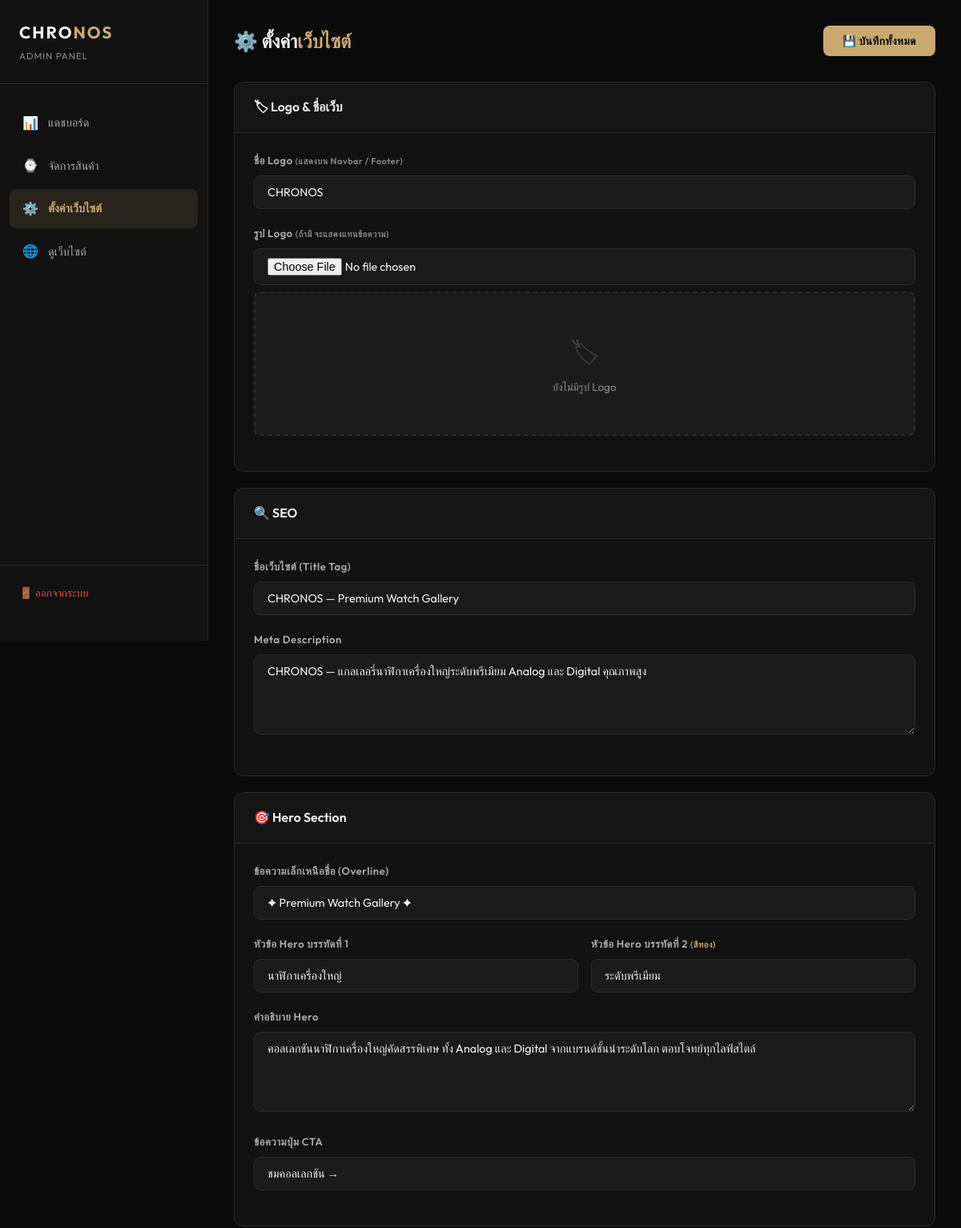
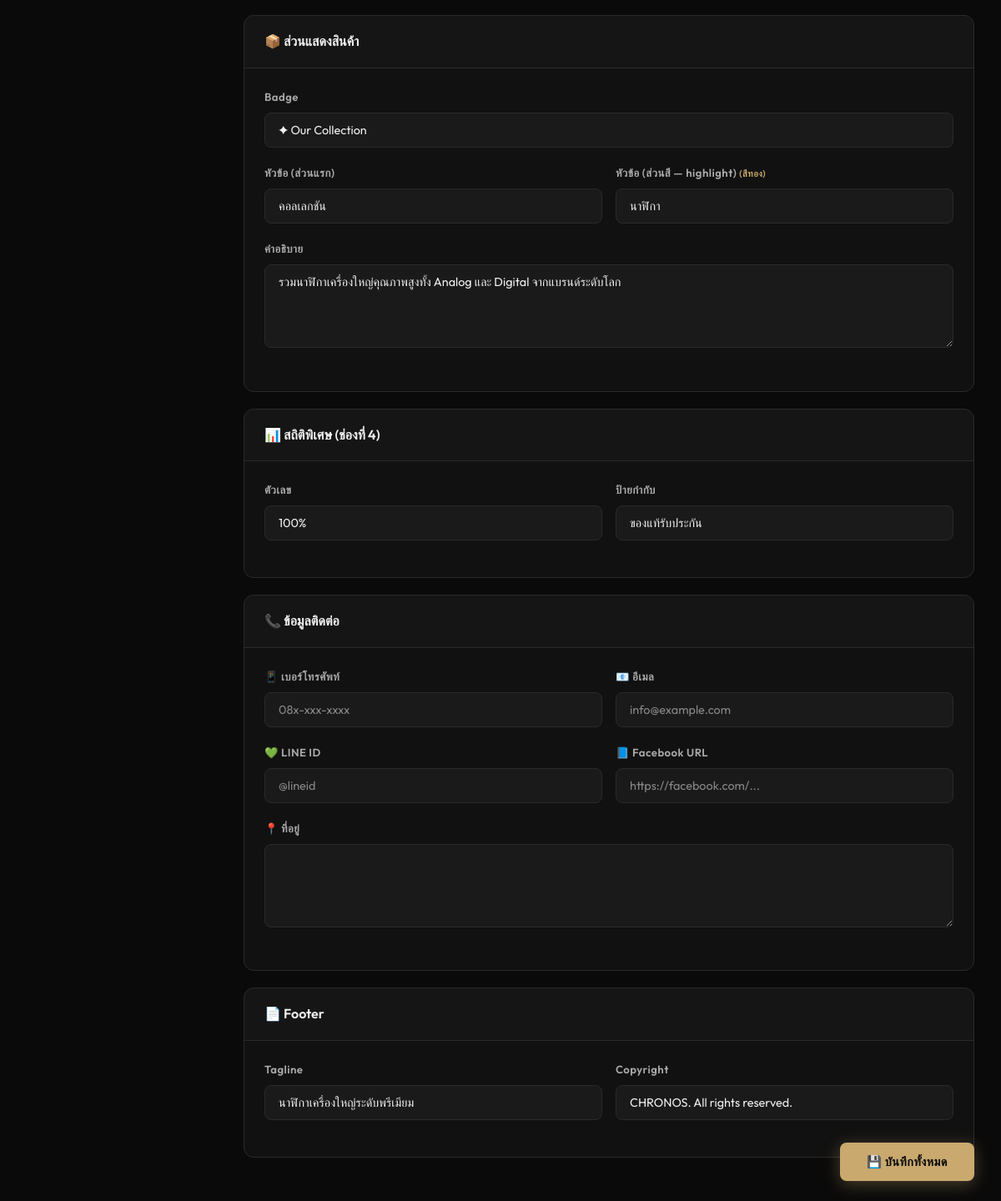
Page /admin/settings.php (signed in) on the committed database (2 pictures, top to bottom).
### tables this page shows
CREATE TABLE `site_settings` (
    `id` INT AUTO_INCREMENT PRIMARY KEY,
    `setting_key` VARCHAR(100) NOT NULL UNIQUE,
    `setting_value` TEXT,
    `setting_type` ENUM('text','image','textarea') NOT NULL DEFAULT 'text',
    `setting_group` VARCHAR(50) NOT NULL DEFAULT 'general',
    `setting_label` VARCHAR(255) NOT NULL DEFAULT '',
    `updated_at` TIMESTAMP DEFAULT CURRENT_TIMESTAMP ON UPDATE CURRENT_TIMESTAMP
);

### admin/settings.php (the view, shortened to what this page needs)
<?php
$db = getDB();
$settings = [];
$rows = $db->query("SELECT * FROM site_settings ORDER BY id ASC")->fetchAll();
foreach ($rows as $row) {
    $settings[$row['setting_key']] = $row;
}
function val($settings, $key) {
    return htmlspecialchars($settings[$key]['setting_value'] ?? '');
}
?>
<!DOCTYPE html>
<html lang="th">
<head>
    <link rel="stylesheet" href="css/admin.css">
</head>
<body>
<div class="admin-layout">
    <aside class="sidebar">
        <div class="sidebar-brand">
            <h1>CHRO<span>NOS</span></h1>
            <p>Admin Panel</p>
        </div>
        <nav class="sidebar-nav">
            <a href="index.php">
                <span class="nav-icon">📊</span> แดชบอร์ด
            </a>
            <a href="products.php">
                <span class="nav-icon">⌚</span> จัดการสินค้า
            </a>
            <a href="settings.php" class="active">
                <span class="nav-icon">⚙️</span> ตั้งค่าเว็บไซต์
            </a>
            <a href="../" target="_blank">
                <span class="nav-icon">🌐</span> ดูเว็บไซต์
            </a>
        </nav>
        <div class="sidebar-footer">
            <a href="logout.php">🚪 ออกจากระบบ</a>
        </div>
    </aside>
    <main class="main-content">
        <div class="page-header">
            <h1 class="page-title">⚙️ ตั้งค่า<span>เว็บไซต์</span></h1>
            <button class="btn btn-primary" onclick="saveAllSettings()" id="saveBtn">💾 บันทึกทั้งหมด</button>
        </div>
        <form id="settingsForm" enctype="multipart/form-data">
            <div class="settings-section">
                <div class="settings-section-header">
                    <h3>🏷 Logo & ชื่อเว็บ</h3>
                </div>
                <div class="settings-section-body">
                    <div class="form-group">
                        <label>ชื่อ Logo <small style="color:var(--gray);">(แสดงบน Navbar / Footer)</small></label>
                        <input type="text" name="logo_text" class="form-control" value="<?= val($settings, 'logo_text') ?>" placeholder="CHRONOS">
                    </div>
                    <div class="form-group">
                        <label>รูป Logo <small style="color:var(--gray);">(ถ้ามี จะแสดงแทนข้อความ)</small></label>
                        <input type="file" name="logo_image" class="form-control" accept="image/*" onchange="previewLogo(this)">
                        <div class="image-preview-box" id="logoPreview">
                            <?php
                            $logoImg = $settings['logo_image']['setting_value'] ?? '';
                            if ($logoImg && file_exists(UPLOAD_DIR . $logoImg)):
                            ?>
                                <img src="../uploads/products/<?= htmlspecialchars($logoImg) ?>" alt="Logo">
                                <button type="button" class="remove-img-btn" onclick="removeLogo()">✕ ลบรูป</button>
                            <?php else: ?>
                                <div class="preview-placeholder"><span>🏷</span><p>ยังไม่มีรูป Logo</p></div>
                            <?php endif; ?>
                        </div>
                    </div>
                </div>
            </div>
            <div class="settings-section">
                <div class="settings-section-header">
                    <h3>🔍 SEO</h3>
                </div>
                <div class="settings-section-body">
                    <div class="form-group">
                        <label>ชื่อเว็บไซต์ (Title Tag)</label>
                        <input type="text" name="site_title" class="form-control" value="<?= val($settings, 'site_title') ?>">
                    </div>
                    <div class="form-group">
                        <label>Meta Description</label>
                        <textarea name="meta_description" class="form-control"><?= val($settings, 'meta_description') ?></textarea>
                    </div>
                </div>
            </div>
            <div class="settings-section">
                <div class="settings-section-header">
                    <h3>🎯 Hero Section</h3>
                </div>
                <div class="settings-section-body">
                    <div class="form-group">
                        <label>ข้อความเล็กเหนือชื่อ (Overline)</label>
                        <input type="text" name="hero_overline" class="form-control" value="<?= val($settings, 'hero_overline') ?>">
                    </div>
                    <div class="form-row">
                        <div class="form-group">
                            <label>หัวข้อ Hero บรรทัดที่ 1</label>
                            <input type="text" name="hero_title_1" class="form-control" value="<?= val($settings, 'hero_title_1') ?>">
                        </div>
                        <div class="form-group">
                            <label>หัวข้อ Hero บรรทัดที่ 2 <small style="color:var(--gold);">(สีทอง)</small></label>
                            <input type="text" name="hero_title_2" class="form-control" value="<?= val($settings, 'hero_title_2') ?>">
                        </div>
                    </div>
                    <div class="form-group">
                        <label>คำอธิบาย Hero</label>
                        <textarea name="hero_desc" class="form-control"><?= val($settings, 'hero_desc') ?></textarea>
                    </div>
                    <div class="form-group">
                        <label>ข้อความปุ่ม CTA</label>
                        <input type="text" name="hero_cta_text" class="form-control" value="<?= val($settings, 'hero_cta_text') ?>">
                    </div>
                </div>
            </div>
            <div class="settings-section">
                <div class="settings-section-header">
                    <h3>📦 ส่วนแสดงสินค้า</h3>
                </div>
                <div class="settings-section-body">
                    <div class="form-group">
                        <label>Badge</label>
                        <input type="text" name="section_badge" class="form-control" value="<?= val($settings, 'section_badge') ?>">
                    </div>
                    <div class="form-row">
                        <div class="form-group">
                            <label>หัวข้อ (ส่วนแรก)</label>
                            <input type="text" name="section_title_1" class="form-control" value="<?= val($settings, 'section_title_1') ?>">
                        </div>
                        <div class="form-group">
                            <label>หัวข้อ (ส่วนสี — highlight) <small style="color:var(--gold);">(สีทอง)</small></label>
                            <input type="text" name="section_title_2" class="form-control" value="<?= val($settings, 'section_title_2') ?>">
                        </div>
                    </div>
                    <div class="form-group">
                        <label>คำอธิบาย</label>
                        <textarea name="section_subtitle" class="form-control"><?= val($settings, 'section_subtitle') ?></textarea>
                    </div>
                </div>
            </div>
            <div class="settings-section">
                <div class="settings-section-header">
                    <h3>📊 สถิติพิเศษ (ช่องที่ 4)</h3>
                </div>
                <div class="settings-section-body">
                    <div class="form-row">
                        <div class="form-group">
                            <label>ตัวเลข</label>
                            <input type="text" name="stat_custom_value" class="form-control" value="<?= val($settings, 'stat_custom_value') ?>" placeholder="100%">
                        </div>
                        <div class="form-group">
                            <label>ป้ายกำกับ</label>
                            <input type="text" name="stat_custom_label" class="form-control" value="<?= val($settings, 'stat_custom_label') ?>" placeholder="ของแท้รับประกัน">
                        </div>
                    </div>
                </div>
            </div>
            <div class="settings-section">
                <div class="settings-section-header">
                    <h3>📞 ข้อมูลติดต่อ</h3>
                </div>
                <div class="settings-section-body">
                    <div class="form-row">
                        <div class="form-group">
                            <label>📱 เบอร์โทรศัพท์</label>
                            <input type="text" name="contact_phone" class="form-control" value="<?= val($settings, 'contact_phone') ?>" placeholder="08x-xxx-xxxx">
                        </div>
                        <div class="form-group">
                            <label>📧 อีเมล</label>
                            <input type="text" name="contact_email" class="form-control" value="<?= val($settings, 'contact_email') ?>" placeholder="info@example.com">
                        </div>
                    </div>
                    <div class="form-row">
                        <div class="form-group">
                            <label>💚 LINE ID</label>
                            <input type="text" name="contact_line" class="form-control" value="<?= val($settings, 'contact_line') ?>" placeholder="@lineid">
                        </div>
                        <div class="form-group">
                            <label>📘 Facebook URL</label>
                            <input type="text" name="contact_facebook" class="form-control" value="<?= val($settings, 'contact_facebook') ?>" placeholder="https://facebook.com/...">
                        </div>
                    </div>
                    <div class="form-group">
                        <label>📍 ที่อยู่</label>
                        <textarea name="contact_address" class="form-control"><?= val($settings, 'contact_address') ?></textarea>
                    </div>
                </div>
            </div>
            <div class="settings-section">
                <div class="settings-section-header">
                    <h3>📄 Footer</h3>
                </div>
                <div class="settings-section-body">
                    <div class="form-row">
                        <div class="form-group">
                            <label>Tagline</label>
                            <input type="text" name="footer_tagline" class="form-control" value="<?= val($settings, 'footer_tagline') ?>">
                        </div>
                        <div class="form-group">
                            <label>Copyright</label>
                            <input type="text" name="footer_copyright" class="form-control" value="<?= val($settings, 'footer_copyright') ?>">
                        </div>
                    </div>
                </div>
            </div>
        </form>
        <div class="floating-save">
            <button class="btn btn-primary" onclick="saveAllSettings()" id="saveBtn2">💾 บันทึกทั้งหมด</button>
        </div>
    </main>
</div>
</body>
</html>

### admin/css/admin.css (style rules this page uses)
:root { --gold: #c9a96e; --gold-light: #dfc08a; --gold-dark: #a88a50; --black: #0a0a0a; --dark: #111111; --dark-2: #1a1a1a; --dark-3: #222222; --dark-border: #2a2a2a; --gray: #888888; --gray-light: #aaaaaa; --white: #f0f0f0; --red: #e74c3c; --red-dark: #c0392b; --green: #27ae60; --blue: #3498db; --font: 'Outfit', 'Sarabun', sans-serif; --radius: 12px; --radius-sm: 8px; --transition: all 0.3s ease; }
*, *::before, *::after { margin: 0; padding: 0; box-sizing: border-box; }
body { font-family: var(--font); background: var(--black); color: var(--white); line-height: 1.6; }
a { text-decoration: none; color: inherit; }
button { cursor: pointer; border: none; outline: none; font-family: var(--font); }
.admin-layout { display: flex; min-height: 100vh; }
.sidebar { width: 260px; background: var(--dark); border-right: 1px solid var(--dark-border); padding: 24px 0; position: fixed; top: 0; left: 0; height: 100vh; overflow-y: auto; z-index: 100; display: flex; flex-direction: column; }
.sidebar-brand { padding: 0 24px 24px; border-bottom: 1px solid var(--dark-border); margin-bottom: 24px; }
.sidebar-brand h1 { font-size: 1.3rem; font-weight: 700; letter-spacing: 2px; color: var(--white); }
.sidebar-brand h1 span { color: var(--gold); }
.sidebar-brand p { font-size: 0.72rem; letter-spacing: 1px; text-transform: uppercase; color: var(--gray); margin-top: 4px; }
.sidebar-nav { flex: 1; padding: 0 12px; }
.sidebar-nav a { display: flex; align-items: center; gap: 12px; padding: 12px 16px; margin-bottom: 4px; border-radius: var(--radius-sm); font-size: 0.9rem; font-weight: 500; color: var(--gray-light); transition: var(--transition); }
.sidebar-nav a.active { background: rgba(201, 169, 110, 0.12); color: var(--gold); font-weight: 600; }
.sidebar-nav a .nav-icon { width: 20px; text-align: center; font-size: 1rem; }
.sidebar-footer { padding: 16px 24px; border-top: 1px solid var(--dark-border); }
.sidebar-footer a { display: flex; align-items: center; gap: 10px; font-size: 0.85rem; color: var(--red); padding: 8px 0; transition: var(--transition); }
.main-content { flex: 1; margin-left: 260px; padding: 32px; min-height: 100vh; }
.page-header { display: flex; align-items: center; justify-content: space-between; margin-bottom: 32px; flex-wrap: wrap; gap: 16px; }
.page-title { font-size: 1.5rem; font-weight: 700; color: var(--white); }
.page-title span { color: var(--gold); }
.btn { display: inline-flex; align-items: center; gap: 8px; padding: 10px 24px; font-size: 0.85rem; font-weight: 600; border-radius: var(--radius-sm); transition: var(--transition); letter-spacing: 0.5px; }
.btn-primary { background: var(--gold); color: var(--black); }
.form-group { margin-bottom: 20px; }
.form-group label { display: block; font-size: 0.82rem; font-weight: 600; color: var(--gray-light); margin-bottom: 8px; letter-spacing: 0.5px; }
.form-control { width: 100%; padding: 11px 16px; font-family: var(--font); font-size: 0.9rem; color: var(--white); background: var(--dark-2); border: 1px solid var(--dark-border); border-radius: var(--radius-sm); transition: var(--transition); outline: none; }
.form-control::placeholder { color: var(--gray); }
textarea.form-control { min-height: 100px; resize: vertical; }
.form-row { display: grid; grid-template-columns: 1fr 1fr; gap: 16px; }
.image-preview-box { width: 100%; height: 180px; border: 2px dashed var(--dark-border); border-radius: var(--radius-sm); display: flex; align-items: center; justify-content: center; overflow: hidden; margin-top: 8px; color: var(--gray); font-size: 0.85rem; background: var(--dark-2); position: relative; }
.image-preview-box .preview-placeholder { display: flex; flex-direction: column; align-items: center; gap: 8px; }
.image-preview-box .preview-placeholder span { font-size: 2rem; opacity: 0.3; }
.settings-section { background: var(--dark); border: 1px solid var(--dark-border); border-radius: var(--radius); margin-bottom: 20px; overflow: hidden; }
.settings-section-header { padding: 18px 24px; border-bottom: 1px solid var(--dark-border); background: rgba(255, 255, 255, 0.015); }
.settings-section-header h3 { font-size: 1rem; font-weight: 600; color: var(--white); }
.settings-section-body { padding: 24px; }
.floating-save { position: fixed; bottom: 24px; right: 32px; z-index: 200; }
.floating-save .btn { box-shadow: 0 4px 20px rgba(201, 169, 110, 0.35); padding: 14px 32px; font-size: 0.9rem; }

### rows in the picture
site_settings: logo_text "CHRONOS"
site_settings: site_title "CHRONOS — Premium Watch Gallery"
site_settings: meta_description "CHRONOS — แกลเลอรี่นาฬิกาเครื่องใหญ่ระดับพรีเมียม Analog และ Digital คุณภาพสูง"
site_settings: hero_overline "✦ Premium Watch Gallery ✦"
site_settings: hero_title_1 "นาฬิกาเครื่องใหญ่"
site_settings: hero_title_2 "ระดับพรีเมียม"
site_settings: hero_desc "คอลเลกชันนาฬิกาเครื่องใหญ่คัดสรรพิเศษ ทั้ง Analog และ Digital จากแบรนด์ชั้นนำระดับโลก ตอบโจทย์ทุกไลฟ์สไตล์"
site_settings: hero_cta_text "ชมคอลเลกชัน →"
site_settings: section_badge "✦ Our Collection"
site_settings: section_title_1 "คอลเลกชัน"
site_settings: section_title_2 "นาฬิกา"
site_settings: section_subtitle "รวมนาฬิกาเครื่องใหญ่คุณภาพสูงทั้ง Analog และ Digital จากแบรนด์ระดับโลก"
site_settings: stat_custom_value "100%"
site_settings: stat_custom_label "ของแท้รับประกัน"
site_settings: footer_tagline "นาฬิกาเครื่องใหญ่ระดับพรีเมียม"
site_settings: footer_copyright "CHRONOS. All rights reserved."
